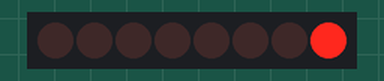
Recording of a sketch running on a simulated Arduino Uno, built with avr-gcc and run on an emulated ATmega328P. On the bench: 8 shift-register outputs drawn as a row of LEDs (first output left, lit = HIGH). Wiring (inferred from the names in the program): shift register (74HC595): data pin 5; shift clock pin 7; latch pin 6. Wiring (inferred from the signals the program sends): row of LEDs: on Q0, Q1, Q2, Q3, Q4, Q5, Q6, Q7.

Above: at 0.15 s.
At 5.05 s:
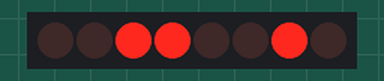
At 10.06 s:
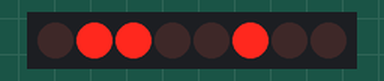
At 19.97 s:
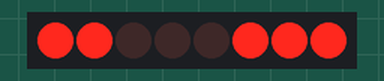
At 29.88 s:
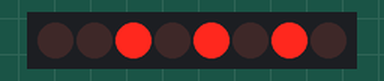
At 39.89 s:
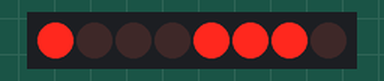
Timing chart, 0 to 40.0 s (numbered marks = the images above):
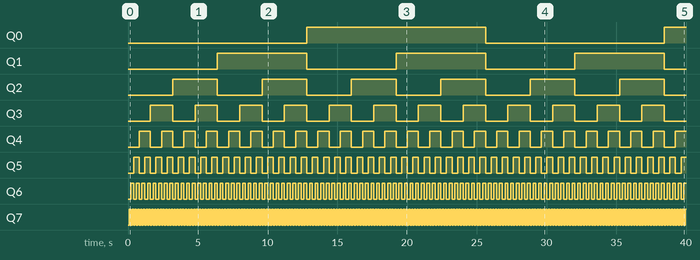

Measured:
- by itself, Q0: LOW → HIGH at 12.8 s, → LOW 12.8 s later, → HIGH 12.8 s later
- by itself, Q1: alternates HIGH for 6.4 s and LOW for 6.4 s
- by itself, Q2: alternates HIGH for 3.2 s and LOW for 3.2 s
- by itself, Q3: alternates HIGH for 1.6 s and LOW for 1.6 s
- by itself, Q4: alternates HIGH for 0.80 s and LOW for 0.80 s
- by itself, Q5: alternates HIGH for 0.40 s and LOW for 0.40 s
- by itself, Q6: alternates HIGH for 0.20 s and LOW for 0.20 s
- by itself, Q7: alternates HIGH for 0.10 s and LOW for 0.10 s

The sketch:

LightUpOrder.ino
```cpp
#define _clock 7
#define _latch 6
#define _data 5
void setup() {
  pinMode( _clock,OUTPUT);
  pinMode( _latch,OUTPUT);
  pinMode( _data,OUTPUT);
}

void loop() {
  for ( int i=0; i< 256; i++)
  {
    digitalWrite(_latch, LOW);
    shiftOut(_data, _clock, LSBFIRST,i);
    digitalWrite(_latch, HIGH);
    delay(100);
  }
}
```
